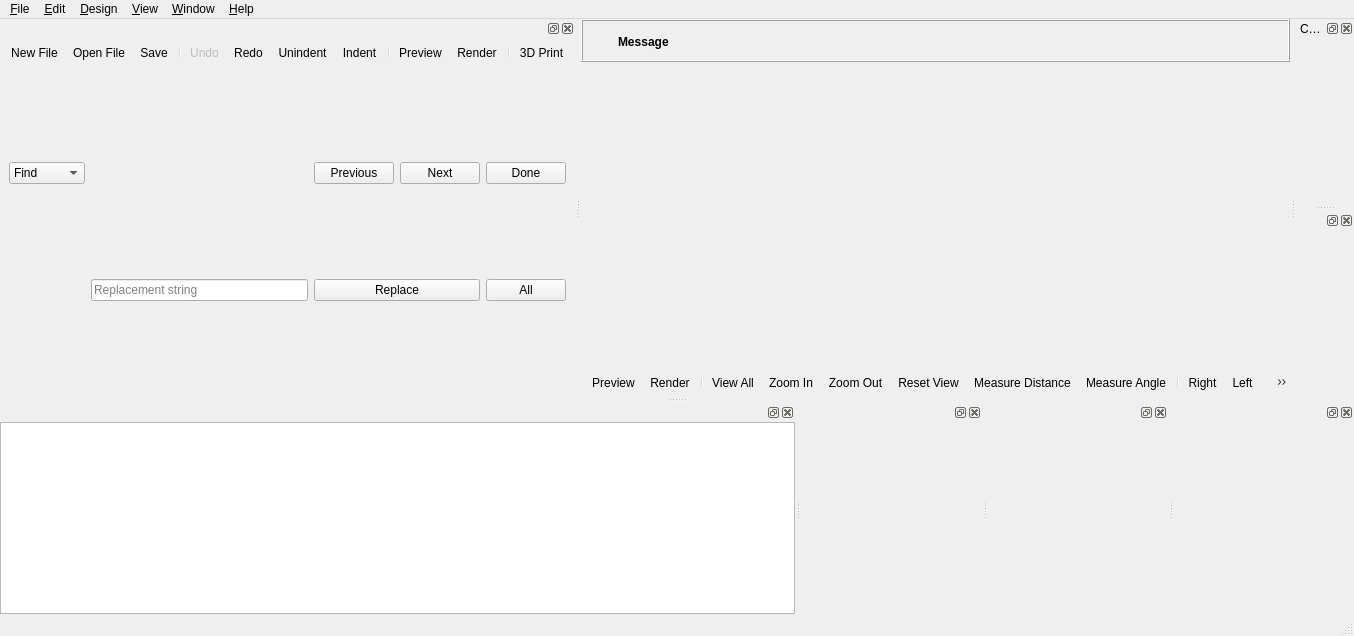
<?xml version="1.0" encoding="UTF-8"?>
<ui version="4.0">
 <class>MainWindow</class>
 <widget class="QMainWindow" name="MainWindow">
  <property name="geometry">
   <rect>
    <x>0</x>
    <y>0</y>
    <width>1354</width>
    <height>636</height>
   </rect>
  </property>
  <widget class="QWidget" name="centralwidget">
   <layout class="QVBoxLayout" name="verticalLayout_2">
    <property name="spacing">
     <number>0</number>
    </property>
    <property name="leftMargin">
     <number>0</number>
    </property>
    <property name="topMargin">
     <number>0</number>
    </property>
    <property name="rightMargin">
     <number>0</number>
    </property>
    <property name="bottomMargin">
     <number>0</number>
    </property>
    <item>
     <widget class="QWidget" name="mainWidget" native="true">
      <property name="sizePolicy">
       <sizepolicy hsizetype="Expanding" vsizetype="Expanding">
        <horstretch>0</horstretch>
        <verstretch>0</verstretch>
       </sizepolicy>
      </property>
      <layout class="QVBoxLayout" name="verticalLayout_3">
       <property name="spacing">
        <number>0</number>
       </property>
       <property name="leftMargin">
        <number>0</number>
       </property>
       <property name="topMargin">
        <number>0</number>
       </property>
       <property name="rightMargin">
        <number>0</number>
       </property>
       <property name="bottomMargin">
        <number>0</number>
       </property>
       <item>
        <widget class="QFrame" name="frameCompileResult">
         <property name="frameShape">
          <enum>QFrame::Box</enum>
         </property>
         <property name="frameShadow">
          <enum>QFrame::Raised</enum>
         </property>
         <layout class="QGridLayout" name="gridLayoutCompileResult">
          <property name="leftMargin">
           <number>6</number>
          </property>
          <property name="topMargin">
           <number>6</number>
          </property>
          <property name="rightMargin">
           <number>6</number>
          </property>
          <property name="bottomMargin">
           <number>4</number>
          </property>
          <property name="horizontalSpacing">
           <number>4</number>
          </property>
          <item row="0" column="1">
           <widget class="QLabel" name="labelCompileResultMessage">
            <property name="sizePolicy">
             <sizepolicy hsizetype="Preferred" vsizetype="Preferred">
              <horstretch>1</horstretch>
              <verstretch>0</verstretch>
             </sizepolicy>
            </property>
            <property name="font">
             <font>
              <weight>75</weight>
              <bold>true</bold>
             </font>
            </property>
            <property name="text">
             <string>Message</string>
            </property>
            <property name="wordWrap">
             <bool>true</bool>
            </property>
           </widget>
          </item>
          <item row="0" column="2">
           <widget class="QToolButton" name="toolButtonCompileResultClose">
            <property name="styleSheet">
             <string notr="true"/>
            </property>
            <property name="text">
             <string/>
            </property>
            <property name="icon">
             <iconset resource="../../resources/common.qrc">
              <normaloff>:/icons/close.png</normaloff>:/icons/close.png</iconset>
            </property>
            <property name="iconSize">
             <size>
              <width>22</width>
              <height>22</height>
             </size>
            </property>
            <property name="toolButtonStyle">
             <enum>Qt::ToolButtonIconOnly</enum>
            </property>
            <property name="autoRaise">
             <bool>true</bool>
            </property>
           </widget>
          </item>
          <item row="0" column="0">
           <widget class="QToolButton" name="toolButtonCompileResultIcon">
            <property name="styleSheet">
             <string notr="true">QToolButton { border: none; }</string>
            </property>
            <property name="text">
             <string/>
            </property>
            <property name="icon">
             <iconset resource="../../resources/common.qrc">
              <normaloff>:/icons/information-icons-error.png</normaloff>:/icons/information-icons-error.png</iconset>
            </property>
            <property name="iconSize">
             <size>
              <width>22</width>
              <height>22</height>
             </size>
            </property>
            <property name="autoRaise">
             <bool>false</bool>
            </property>
           </widget>
          </item>
         </layout>
        </widget>
       </item>
       <item>
        <widget class="QGLView" name="qglview" native="true">
         <property name="sizePolicy">
          <sizepolicy hsizetype="Expanding" vsizetype="Expanding">
           <horstretch>0</horstretch>
           <verstretch>0</verstretch>
          </sizepolicy>
         </property>
         <property name="minimumSize">
          <size>
           <width>200</width>
           <height>100</height>
          </size>
         </property>
         <property name="focusPolicy">
           <enum>Qt::ClickFocus</enum>
         </property>
        </widget>
       </item>
       <item>
        <widget class="QToolBar" name="viewerToolBar">
         <addaction name="designActionPreview"/>
         <addaction name="designActionRender"/>
         <addaction name="separator"/>
         <addaction name="viewActionViewAll"/>
         <addaction name="viewActionZoomIn"/>
         <addaction name="viewActionZoomOut"/>
         <addaction name="viewActionResetView"/>
         <addaction name="designActionMeasureDist"/>
         <addaction name="designActionMeasureAngle"/>
         <addaction name="separator"/>
         <addaction name="viewActionRight"/>
         <addaction name="viewActionLeft"/>
         <addaction name="viewActionBack"/>
         <addaction name="viewActionFront"/>
         <addaction name="viewActionTop"/>
         <addaction name="viewActionBottom"/>
         <addaction name="separator"/>
         <addaction name="viewActionPerspective"/>
         <addaction name="viewActionOrthogonal"/>
         <addaction name="separator"/>
         <addaction name="viewActionShowAxes"/>
         <addaction name="viewActionShowScaleProportional"/>
         <addaction name="viewActionShowEdges"/>
        </widget>
       </item>
      </layout>
      <zorder>qglview</zorder>
      <zorder>viewerToolBar</zorder>
      <zorder>frameCompileResult</zorder>
     </widget>
    </item>
   </layout>
  </widget>
  <widget class="QMenuBar" name="menubar">
   <property name="geometry">
    <rect>
     <x>0</x>
     <y>0</y>
     <width>1354</width>
     <height>24</height>
    </rect>
   </property>
   <widget class="QMenu" name="menu_File">
    <property name="title">
     <string>&amp;File</string>
    </property>
    <widget class="QMenu" name="menuOpenRecent">
     <property name="title">
      <string>Recen&amp;t Files</string>
     </property>
    </widget>
    <widget class="QMenu" name="menuExamples">
     <property name="title">
      <string>&amp;Examples</string>
     </property>
    </widget>
    <widget class="QMenu" name="menuExport">
     <property name="title">
      <string>E&amp;xport</string>
     </property>
     <addaction name="fileActionExportAsciiSTL"/>
     <addaction name="fileActionExportBinarySTL"/>
     <addaction name="fileActionExportOBJ"/>
     <addaction name="fileActionExportPOV"/>
     <addaction name="fileActionExportOFF"/>
     <addaction name="fileActionExportWRL"/>
     <addaction name="fileActionExportAMF"/>
     <addaction name="fileActionExport3MF"/>
     <addaction name="fileActionExportDXF"/>
     <addaction name="fileActionExportSVG"/>
     <addaction name="fileActionExportCSG"/>
     <addaction name="fileActionExportPDF"/>
     <addaction name="separator"/>
     <addaction name="fileActionExportImage"/>
    </widget>
    <widget class="QMenu" name="menuPython">
     <property name="title">
      <string>Python</string>
     </property>
     <addaction name="fileActionPythonRevoke"/>
     <addaction name="separator"/>
     <addaction name="fileActionPythonSelectVenv"/>
     <addaction name="fileActionPythonCreateVenv"/>
    </widget>
    <addaction name="fileActionNew"/>
    <addaction name="fileActionOpen"/>
    <addaction name="menuOpenRecent"/>
    <addaction name="menuExamples"/>
    <addaction name="fileActionReload"/>
    <addaction name="separator"/>
    <addaction name="fileActionNewWindow"/>
    <addaction name="fileActionOpenWindow"/>
    <addaction name="fileActionClose"/>
    <addaction name="separator"/>
    <addaction name="fileActionSave"/>
    <addaction name="fileActionSaveAs"/>
    <addaction name="fileActionSaveACopy"/>
    <addaction name="fileActionSaveAll"/>
    <addaction name="separator"/>
    <addaction name="menuExport"/>
    <addaction name="separator"/>
    <addaction name="menuPython"/>
    <addaction name="separator"/>
    <addaction name="fileShowLibraryFolder"/>
    <addaction name="separator"/>
    <addaction name="fileActionQuit"/>
   </widget>
   <widget class="QMenu" name="menu_Edit">
    <property name="title">
     <string>&amp;Edit</string>
    </property>
    <addaction name="editActionUndo"/>
    <addaction name="editActionRedo"/>
    <addaction name="separator"/>
    <addaction name="editActionCut"/>
    <addaction name="editActionCopy"/>
    <addaction name="editActionPaste"/>
    <addaction name="separator"/>
    <addaction name="editActionIndent"/>
    <addaction name="editActionUnindent"/>
    <addaction name="editActionComment"/>
    <addaction name="editActionUncomment"/>
    <addaction name="editActionConvertTabsToSpaces"/>
    <addaction name="editActionToggleBookmark"/>
    <addaction name="editActionNextBookmark"/>
    <addaction name="editActionPrevBookmark"/>
    <addaction name="separator"/>
    <addaction name="editActionNextTab"/>
    <addaction name="editActionPrevTab"/>
    <addaction name="separator"/>
    <addaction name="editActionCopyViewport"/>
    <addaction name="editActionCopyVPT"/>
    <addaction name="editActionCopyVPR"/>
    <addaction name="editActionCopyVPD"/>
    <addaction name="editActionCopyVPF"/>
    <addaction name="separator"/>
    <addaction name="editActionFind"/>
    <addaction name="editActionFindAndReplace"/>
    <addaction name="editActionFindNext"/>
    <addaction name="editActionFindPrevious"/>
    <addaction name="editActionUseSelectionForFind"/>
    <addaction name="separator"/>
    <addaction name="editActionJumpToNextError"/>
    <addaction name="separator"/>
    <addaction name="editActionZoomTextIn"/>
    <addaction name="editActionZoomTextOut"/>
    <addaction name="editActionPreferences"/>
   </widget>
   <widget class="QMenu" name="menu_Design">
    <property name="title">
     <string>&amp;Design</string>
    </property>
    <addaction name="designActionAutoReload"/>
    <addaction name="designActionReloadAndPreview"/>
    <addaction name="designActionPreview"/>
    <addaction name="designActionRender"/>
    <addaction name="designAction3DPrint"/>
    <addaction name="designActionMeasureDist"/>
    <addaction name="designActionMeasureAngle"/>
    <addaction name="separator"/>
    <addaction name="designCheckValidity"/>
    <addaction name="designActionDisplayAST"/>
    <addaction name="designActionDisplayCSGTree"/>
    <addaction name="designActionDisplayCSGProducts"/>
    <addaction name="separator"/>
    <addaction name="designActionFlushCaches"/>
   </widget>
   <widget class="QMenu" name="menu_View">
    <property name="title">
     <string>&amp;View</string>
    </property>
    <addaction name="viewActionPreview"/>
    <addaction name="viewActionThrownTogether"/>
    <addaction name="separator"/>
    <addaction name="viewActionShowEdges"/>
    <addaction name="viewActionShowAxes"/>
    <addaction name="viewActionShowScaleProportional"/>
    <addaction name="viewActionShowCrosshairs"/>
    <addaction name="separator"/>
    <addaction name="viewActionTop"/>
    <addaction name="viewActionBottom"/>
    <addaction name="viewActionLeft"/>
    <addaction name="viewActionRight"/>
    <addaction name="viewActionFront"/>
    <addaction name="viewActionBack"/>
    <addaction name="viewActionDiagonal"/>
    <addaction name="viewActionCenter"/>
    <addaction name="viewActionViewAll"/>
    <addaction name="viewActionResetView"/>
    <addaction name="separator"/>
    <addaction name="viewActionZoomIn"/>
    <addaction name="viewActionZoomOut"/>
    <addaction name="separator"/>
    <addaction name="viewActionPerspective"/>
    <addaction name="viewActionOrthogonal"/>
    <addaction name="separator"/>
    <addaction name="viewActionHideEditorToolBar"/>
    <addaction name="viewActionHide3DViewToolBar"/>
   </widget>
   <widget class="QMenu" name="menuHelp">
    <property name="title">
     <string>&amp;Help</string>
    </property>
    <addaction name="helpActionAbout"/>
    <addaction name="helpActionHomepage"/>
    <addaction name="helpActionManual"/>
    <addaction name="helpActionOfflineManual"/>
    <addaction name="helpActionCheatSheet"/>
    <addaction name="helpActionOfflineCheatSheet"/>
    <addaction name="helpActionLibraryInfo"/>
    <addaction name="helpActionFontInfo"/>
   </widget>
   <widget class="QMenu" name="menuWindow">
    <property name="title">
     <string>&amp;Window</string>
    </property>
    <addaction name="separator"/>
    <addaction name="windowActionNextWindow"/>
    <addaction name="windowActionPreviousWindow"/>
    <addaction name="separator"/>
    <addaction name="windowActionJumpTo"/>
   </widget>
   <addaction name="menu_File"/>
   <addaction name="menu_Edit"/>
   <addaction name="menu_Design"/>
   <addaction name="menu_View"/>
   <addaction name="menuWindow"/>
   <addaction name="menuHelp"/>
  </widget>
  <widget class="QStatusBar" name="statusbar">
   <property name="maximumSize">
    <size>
     <width>16777215</width>
     <height>23</height>
    </size>
   </property>
  </widget>
  <widget class="Dock" name="editorDock">
   <attribute name="dockWidgetArea">
    <number>1</number>
   </attribute>
   <widget class="QWidget" name="editorDockContents">
    <layout class="QVBoxLayout" name="verticalLayout">
     <property name="spacing">
      <number>0</number>
     </property>
     <property name="leftMargin">
      <number>0</number>
     </property>
     <property name="topMargin">
      <number>0</number>
     </property>
     <property name="rightMargin">
      <number>0</number>
     </property>
     <property name="bottomMargin">
      <number>0</number>
     </property>
     <item>
      <widget class="QToolBar" name="editortoolbar">
       <addaction name="fileActionNew"/>
       <addaction name="fileActionOpen"/>
       <addaction name="fileActionSave"/>
       <addaction name="separator"/>
       <addaction name="editActionUndo"/>
       <addaction name="editActionRedo"/>
       <addaction name="editActionUnindent"/>
       <addaction name="editActionIndent"/>
       <addaction name="separator"/>
       <addaction name="designActionPreview"/>
       <addaction name="designActionRender"/>
       <addaction name="separator"/>
       <addaction name="designAction3DPrint"/>
      </widget>
     </item>
     <item>
      <widget class="QFrame" name="find_panel">
       <property name="enabled">
        <bool>true</bool>
       </property>
       <property name="sizePolicy">
        <sizepolicy hsizetype="Preferred" vsizetype="Minimum">
         <horstretch>0</horstretch>
         <verstretch>0</verstretch>
        </sizepolicy>
       </property>
       <property name="frameShape">
        <enum>QFrame::NoFrame</enum>
       </property>
       <property name="frameShadow">
        <enum>QFrame::Raised</enum>
       </property>
       <property name="lineWidth">
        <number>0</number>
       </property>
       <layout class="QGridLayout" name="gridLayout">
        <property name="topMargin">
         <number>0</number>
        </property>
        <property name="bottomMargin">
         <number>0</number>
        </property>
        <property name="verticalSpacing">
         <number>0</number>
        </property>
        <item row="0" column="0">
         <widget class="QComboBox" name="findTypeComboBox">
          <item>
           <property name="text">
            <string>Find</string>
           </property>
          </item>
          <item>
           <property name="text">
            <string>Replace</string>
           </property>
          </item>
         </widget>
        </item>
        <item row="0" column="1">
         <widget class="QWordSearchField" name="findInputField">
          <property name="placeholderText" stdset="0">
           <string>Search string</string>
          </property>
         </widget>
        </item>
        <item row="0" column="2">
         <widget class="QPushButton" name="findPrevButton">
          <property name="text">
           <string>Previous</string>
          </property>
         </widget>
        </item>
        <item row="0" column="3">
         <widget class="QPushButton" name="findNextButton">
          <property name="text">
           <string>Next</string>
          </property>
         </widget>
        </item>
        <item row="0" column="4">
         <widget class="QPushButton" name="cancelButton">
          <property name="text">
           <string>Done</string>
          </property>
         </widget>
        </item>
        <item row="1" column="1">
         <widget class="QLineEdit" name="replaceInputField">
          <property name="placeholderText">
           <string>Replacement string</string>
          </property>
         </widget>
        </item>
        <item row="1" column="2" colspan="2">
         <widget class="QPushButton" name="replaceButton">
          <property name="text">
           <string>Replace</string>
          </property>
         </widget>
        </item>
        <item row="1" column="4">
         <widget class="QPushButton" name="replaceAllButton">
          <property name="text">
           <string>All</string>
          </property>
         </widget>
        </item>
       </layout>
      </widget>
     </item>
    </layout>
   </widget>
   <addaction name="editActionRedo_2"/>
  </widget>
  <widget class="Dock" name="consoleDock">
   <attribute name="dockWidgetArea">
    <number>8</number>
   </attribute>
   <widget class="QWidget" name="consoleDockContents">
    <property name="focusPolicy">
     <enum>Qt::NoFocus</enum>
    </property>
    <layout class="QVBoxLayout" name="verticalLayout_5">
     <property name="leftMargin">
      <number>0</number>
     </property>
     <property name="topMargin">
      <number>0</number>
     </property>
     <property name="rightMargin">
      <number>0</number>
     </property>
     <property name="bottomMargin">
      <number>0</number>
     </property>
     <item>
      <widget class="Console" name="console">
       <property name="minimumSize">
        <size>
         <width>10</width>
         <height>10</height>
        </size>
       </property>
       <property name="focusPolicy">
        <enum>Qt::StrongFocus</enum>
       </property>
       <property name="readOnly">
        <bool>true</bool>
       </property>
      </widget>
     </item>
    </layout>
   </widget>
  </widget>
  <widget class="Dock" name="parameterDock">
   <property name="windowTitle">
    <string>Customizer Widget</string>
   </property>
   <attribute name="dockWidgetArea">
    <number>2</number>
   </attribute>
  </widget>
  <widget class="Dock" name="animateDock">
   <attribute name="dockWidgetArea">
    <number>8</number>
   </attribute>
   <widget class="QWidget" name="animateDockContents">
    <property name="focusPolicy">
     <enum>Qt::StrongFocus</enum>
    </property>
    <layout class="QVBoxLayout" name="verticalLayout_Animate">
     <property name="leftMargin">
      <number>0</number>
     </property>
     <property name="topMargin">
      <number>0</number>
     </property>
     <property name="rightMargin">
      <number>0</number>
     </property>
     <property name="bottomMargin">
      <number>0</number>
     </property>
     <item>
      <widget class="Animate" name="animateWidget" native="true"/>
     </item>
    </layout>
   </widget>
  </widget>
  <widget class="Dock" name="viewportControlDock">
   <attribute name="dockWidgetArea">
    <number>2</number>
   </attribute>
   <widget class="QWidget" name="viewportControlDockContents">
    <property name="focusPolicy">
     <enum>Qt::StrongFocus</enum>
    </property>
    <layout class="QVBoxLayout" name="verticalLayout_ViewportControl">
     <property name="leftMargin">
      <number>0</number>
     </property>
     <property name="topMargin">
      <number>0</number>
     </property>
     <property name="rightMargin">
      <number>0</number>
     </property>
     <property name="bottomMargin">
      <number>0</number>
     </property>
     <item>
      <widget class="ViewportControl" name="viewportControlWidget" native="true"/>
     </item>
    </layout>
   </widget>
  </widget>
  <widget class="Dock" name="errorLogDock">
   <attribute name="dockWidgetArea">
    <number>8</number>
   </attribute>
   <widget class="QWidget" name="errorLogDockContents">
    <property name="focusPolicy">
     <enum>Qt::StrongFocus</enum>
    </property>
    <layout class="QVBoxLayout" name="verticalLayout_6">
     <property name="leftMargin">
      <number>0</number>
     </property>
     <property name="topMargin">
      <number>0</number>
     </property>
     <property name="rightMargin">
      <number>0</number>
     </property>
     <property name="bottomMargin">
      <number>0</number>
     </property>
     <item>
      <widget class="ErrorLog" name="errorLogWidget" native="true">
       <property name="minimumSize">
        <size>
         <width>10</width>
         <height>10</height>
        </size>
       </property>
      </widget>
     </item>
    </layout>
   </widget>
  </widget>
  <widget class="Dock" name="fontListDock">
   <attribute name="dockWidgetArea">
    <number>8</number>
   </attribute>
   <widget class="QWidget" name="fontListDockContents">
    <layout class="QVBoxLayout" name="verticalLayout_4">
     <item>
      <widget class="FontList" name="fontListWidget" native="true"/>
     </item>
    </layout>
   </widget>
  </widget>
  <action name="fileActionNew">
   <property name="icon">
    <iconset theme="chokusen-new">
     <normaloff>.</normaloff>.</iconset>
   </property>
   <property name="text">
    <string>&amp;New File</string>
   </property>
   <property name="shortcut">
    <string>Ctrl+N</string>
   </property>
  </action>
  <action name="fileActionNewWindow">
   <property name="text">
    <string>New Window</string>
   </property>
  </action>
  <action name="fileActionOpen">
   <property name="icon">
    <iconset theme="chokusen-open">
     <normaloff>.</normaloff>.</iconset>
   </property>
   <property name="text">
    <string>&amp;Open File</string>
   </property>
   <property name="shortcut">
    <string>Ctrl+O</string>
   </property>
  </action>
  <action name="fileActionOpenWindow">
   <property name="text">
    <string>Open in New Window</string>
   </property>
  </action>
  <action name="fileActionSave">
   <property name="icon">
    <iconset theme="chokusen-save">
     <normaloff>.</normaloff>.</iconset>
   </property>
   <property name="text">
    <string>&amp;Save</string>
   </property>
   <property name="shortcut">
    <string>Ctrl+S</string>
   </property>
  </action>
  <action name="fileActionSaveAs">
   <property name="text">
    <string>Save &amp;As...</string>
   </property>
   <property name="shortcut">
    <string>Ctrl+Shift+S</string>
   </property>
  </action>
  <action name="fileActionSaveACopy">
   <property name="text">
    <string>Save a Copy</string>
   </property>
  </action>
  <action name="fileActionSaveAll">
   <property name="text">
    <string>Save All</string>
   </property>
  </action>
  <action name="fileActionReload">
   <property name="text">
    <string>&amp;Reload</string>
   </property>
   <property name="shortcut">
    <string>Ctrl+R</string>
   </property>
  </action>
  <action name="fileActionQuit">
   <property name="text">
    <string>&amp;Quit</string>
   </property>
   <property name="shortcut">
    <string>Ctrl+Q</string>
   </property>
   <property name="menuRole">
    <enum>QAction::QuitRole</enum>
   </property>
  </action>
  <action name="editActionUndo">
   <property name="enabled">
    <bool>false</bool>
   </property>
   <property name="icon">
    <iconset theme="chokusen-undo">
     <normaloff>.</normaloff>.</iconset>
   </property>
   <property name="text">
    <string>&amp;Undo</string>
   </property>
   <property name="shortcut">
    <string>Ctrl+Z</string>
   </property>
   <property name="shortcutContext">
    <enum>Qt::WidgetWithChildrenShortcut</enum>
   </property>
  </action>
  <action name="editActionRedo">
   <property name="icon">
    <iconset theme="chokusen-redo">
     <normaloff>.</normaloff>.</iconset>
   </property>
   <property name="text">
    <string>&amp;Redo</string>
   </property>
   <property name="shortcut">
    <string>Ctrl+Shift+Z</string>
   </property>
   <property name="shortcutContext">
    <enum>Qt::WidgetWithChildrenShortcut</enum>
   </property>
  </action>
  <action name="editActionRedo_2">
   <property name="shortcut">
    <string>Ctrl+Y</string>
   </property>
   <property name="shortcutContext">
    <enum>Qt::WidgetWithChildrenShortcut</enum>
   </property>
  </action>
  <action name="editActionCut">
   <property name="text">
    <string>Cu&amp;t</string>
   </property>
   <property name="shortcut">
    <string>Ctrl+X</string>
   </property>
   <property name="shortcutContext">
    <enum>Qt::WidgetWithChildrenShortcut</enum>
   </property>
  </action>
  <action name="editActionCopy">
   <property name="text">
    <string>&amp;Copy</string>
   </property>
   <property name="shortcut">
    <string>Ctrl+C</string>
   </property>
   <property name="shortcutContext">
    <enum>Qt::WidgetWithChildrenShortcut</enum>
   </property>
  </action>
  <action name="editActionPaste">
   <property name="text">
    <string>&amp;Paste</string>
   </property>
   <property name="shortcut">
    <string>Ctrl+V</string>
   </property>
   <property name="shortcutContext">
    <enum>Qt::WidgetWithChildrenShortcut</enum>
   </property>
  </action>
  <action name="editActionIndent">
   <property name="icon">
    <iconset theme="chokusen-indent">
     <normaloff>.</normaloff>.</iconset>
   </property>
   <property name="text">
    <string>&amp;Indent</string>
   </property>
   <property name="shortcut">
    <string>Ctrl+I</string>
   </property>
  </action>
  <action name="editActionComment">
   <property name="text">
    <string>C&amp;omment</string>
   </property>
   <property name="shortcut">
    <string>Ctrl+D</string>
   </property>
  </action>
  <action name="editActionUncomment">
   <property name="text">
    <string>Unco&amp;mment</string>
   </property>
   <property name="shortcut">
    <string>Ctrl+Shift+D</string>
   </property>
  </action>
  <action name="editActionNextTab">
   <property name="text">
    <string>Show Next Tab</string>
   </property>
   <property name="shortcut">
    <string>Ctrl+Tab</string>
   </property>
  </action>
  <action name="editActionPrevTab">
   <property name="text">
    <string>Show Previous Tab</string>
   </property>
   <property name="shortcut">
    <string>Ctrl+Shift+Tab</string>
   </property>
  </action>
  <action name="editActionCopyViewport">
   <property name="text">
    <string>Copy viewport ima&amp;ge</string>
   </property>
   <property name="shortcut">
    <string>Ctrl+Shift+C</string>
   </property>
  </action>
  <action name="editActionCopyVPT">
   <property name="text">
    <string>Copy viewport transl&amp;ation</string>
   </property>
   <property name="shortcut">
    <string>Ctrl+T</string>
   </property>
  </action>
  <action name="editActionCopyVPR">
   <property name="text">
    <string>Cop&amp;y viewport rotation</string>
   </property>
  </action>
  <action name="editActionCopyVPD">
   <property name="text">
    <string>Copy vie&amp;wport distance</string>
   </property>
  </action>
  <action name="editActionCopyVPF">
   <property name="text">
    <string>Copy vie&amp;wport fov</string>
   </property>
  </action>
  <action name="editActionZoomTextIn">
   <property name="icon">
    <iconset theme="chokusen-zoom-text-in">
     <normaloff>.</normaloff>.</iconset>
   </property>
   <property name="text">
    <string>Increase Font &amp;Size</string>
   </property>
   <property name="shortcut">
    <string>Ctrl++</string>
   </property>
  </action>
  <action name="editActionZoomTextOut">
   <property name="icon">
    <iconset theme="chokusen-zoom-text-out">
     <normaloff>.</normaloff>.</iconset>
   </property>
   <property name="text">
    <string>Decrease Font Si&amp;ze</string>
   </property>
   <property name="shortcut">
    <string>Ctrl+-</string>
   </property>
  </action>
  <action name="designActionReloadAndPreview">
   <property name="text">
    <string>&amp;Reload and Preview</string>
   </property>
   <property name="shortcut">
    <string>F4</string>
   </property>
  </action>
  <action name="designActionPreview">
   <property name="icon">
    <iconset theme="chokusen-preview">
     <normaloff>.</normaloff>.</iconset>
   </property>
   <property name="text">
    <string>&amp;Preview</string>
   </property>
   <property name="shortcut">
    <string>F5</string>
   </property>
  </action>
  <action name="designActionRender">
   <property name="icon">
    <iconset theme="chokusen-render">
     <normaloff>.</normaloff>.</iconset>
   </property>
   <property name="text">
    <string>R&amp;ender</string>
   </property>
   <property name="shortcut">
    <string>F6</string>
   </property>
  </action>
  <action name="designAction3DPrint">
   <property name="icon">
    <iconset theme="chokusen-send">
     <normaloff>.</normaloff>.</iconset>
   </property>
   <property name="text">
    <string>&amp;3D Print</string>
   </property>
   <property name="shortcut">
    <string>F8</string>
   </property>
  </action>
  <action name="designActionMeasureDist">
   <property name="icon">
    <iconset theme="chokusen-measure-distance">
     <normaloff>.</normaloff>.</iconset>
   </property>
   <property name="text">
    <string>Measure &amp;Distance</string>
   </property>
   <property name="shortcut">
    <string>D</string>
   </property>
  </action>
  <action name="designActionMeasureAngle">
   <property name="icon">
    <iconset theme="chokusen-measure-angle">
     <normaloff>.</normaloff>.</iconset>
   </property>
   <property name="text">
    <string>Measure &amp;Angle</string>
   </property>
   <property name="shortcut">
    <string>A</string>
   </property>
  </action>
  <action name="designCheckValidity">
   <property name="text">
    <string>&amp;Check Validity</string>
   </property>
  </action>
  <action name="designActionDisplayAST">
   <property name="text">
    <string>Display A&amp;ST...</string>
   </property>
  </action>
  <action name="designActionDisplayCSGTree">
   <property name="text">
    <string>Display CSG &amp;Tree...</string>
   </property>
  </action>
  <action name="designActionDisplayCSGProducts">
   <property name="text">
    <string>Display CSG Pr&amp;oducts...</string>
   </property>
  </action>
  <action name="fileActionExportBinarySTL">
   <property name="icon">
    <iconset theme="chokusen-export-stl">
     <normaloff>.</normaloff>.</iconset>
   </property>
   <property name="text">
    <string>Export as &amp;STL (binary)...</string>
   </property>
   <property name="shortcut">
    <string>F7</string>
   </property>
  </action>
  <action name="fileActionExportAsciiSTL">
   <property name="icon">
    <iconset theme="chokusen-export-stl">
     <normaloff>.</normaloff>.</iconset>
   </property>
   <property name="text">
    <string>Export as &amp;STL (ascii)...</string>
   </property>
  </action>
  <action name="fileActionExportOBJ">
   <property name="icon">
    <iconset theme="chokusen-export-obj">
     <normaloff>.</normaloff>.</iconset>
   </property>
   <property name="text">
    <string>Export as &amp;OBJ...</string>
   </property>
  </action>
  <action name="fileActionExportPOV">
   <property name="icon">
    <iconset theme="chokusen-export-pov">
     <normaloff>.</normaloff>.</iconset>
   </property>
   <property name="text">
    <string>Export as &amp;POV...</string>
   </property>
  </action>
  <action name="fileActionExportOFF">
   <property name="icon">
    <iconset theme="chokusen-export-off">
     <normaloff>.</normaloff>.</iconset>
   </property>
   <property name="text">
    <string>Export as &amp;OFF...</string>
   </property>
  </action>
  <action name="fileActionExportWRL">
   <property name="icon">
    <iconset theme="chokusen-export-wrl">
     <normaloff>.</normaloff>.</iconset>
   </property>
   <property name="text">
    <string>Export as &amp;WRL...</string>
   </property>
  </action>
  <action name="viewActionPreview">
   <property name="checkable">
    <bool>true</bool>
   </property>
   <property name="icon">
    <iconset theme="chokusen-surface">
     <normaloff>.</normaloff>.</iconset>
   </property>
   <property name="text">
    <string>Preview</string>
   </property>
   <property name="shortcut">
    <string>F9</string>
   </property>
  </action>
  <action name="viewActionThrownTogether">
   <property name="checkable">
    <bool>true</bool>
   </property>
   <property name="icon">
    <iconset theme="chokusen-throwntogether">
     <normaloff>.</normaloff>.</iconset>
   </property>
   <property name="text">
    <string>Thrown Together</string>
   </property>
   <property name="shortcut">
    <string>F12</string>
   </property>
  </action>
  <action name="viewActionShowEdges">
   <property name="checkable">
    <bool>true</bool>
   </property>
   <property name="icon">
    <iconset theme="chokusen-show-edges">
     <normaloff>.</normaloff>.</iconset>
   </property>
   <property name="text">
    <string>Show Edges</string>
   </property>
   <property name="shortcut">
    <string>Ctrl+1</string>
   </property>
  </action>
  <action name="viewActionShowAxes">
   <property name="checkable">
    <bool>true</bool>
   </property>
   <property name="icon">
    <iconset theme="chokusen-axes">
     <normaloff>.</normaloff>.</iconset>
   </property>
   <property name="text">
    <string>Show Axes</string>
   </property>
   <property name="shortcut">
    <string>Ctrl+2</string>
   </property>
  </action>
  <action name="viewActionShowCrosshairs">
   <property name="checkable">
    <bool>true</bool>
   </property>
   <property name="icon">
    <iconset theme="chokusen-crosshairs">
     <normaloff>.</normaloff>.</iconset>
   </property>
   <property name="text">
    <string>Show Crosshairs</string>
   </property>
   <property name="shortcut">
    <string>Ctrl+3</string>
   </property>
  </action>
  <action name="viewActionShowScaleProportional">
   <property name="checkable">
    <bool>true</bool>
   </property>
   <property name="icon">
    <iconset theme="chokusen-scalemarkers">
     <normaloff>.</normaloff>.</iconset>
   </property>
   <property name="text">
    <string>Show Scale Markers</string>
   </property>
  </action>
  <action name="viewActionTop">
   <property name="icon">
    <iconset theme="chokusen-view-top">
     <normaloff>.</normaloff>.</iconset>
   </property>
   <property name="text">
    <string>&amp;Top</string>
   </property>
   <property name="shortcut">
    <string>Ctrl+4</string>
   </property>
  </action>
  <action name="viewActionBottom">
   <property name="icon">
    <iconset theme="chokusen-view-bottom">
     <normaloff>.</normaloff>.</iconset>
   </property>
   <property name="text">
    <string>&amp;Bottom</string>
   </property>
   <property name="shortcut">
    <string>Ctrl+5</string>
   </property>
  </action>
  <action name="viewActionLeft">
   <property name="icon">
    <iconset theme="chokusen-view-left">
     <normaloff>.</normaloff>.</iconset>
   </property>
   <property name="text">
    <string>&amp;Left</string>
   </property>
   <property name="shortcut">
    <string>Ctrl+6</string>
   </property>
  </action>
  <action name="viewActionRight">
   <property name="icon">
    <iconset theme="chokusen-view-right">
     <normaloff>.</normaloff>.</iconset>
   </property>
   <property name="text">
    <string>&amp;Right</string>
   </property>
   <property name="shortcut">
    <string>Ctrl+7</string>
   </property>
  </action>
  <action name="viewActionFront">
   <property name="icon">
    <iconset theme="chokusen-view-front">
     <normaloff>.</normaloff>.</iconset>
   </property>
   <property name="text">
    <string>&amp;Front</string>
   </property>
   <property name="shortcut">
    <string>Ctrl+8</string>
   </property>
  </action>
  <action name="viewActionBack">
   <property name="icon">
    <iconset theme="chokusen-view-back">
     <normaloff>.</normaloff>.</iconset>
   </property>
   <property name="text">
    <string>Bac&amp;k</string>
   </property>
   <property name="shortcut">
    <string>Ctrl+9</string>
   </property>
  </action>
  <action name="viewActionDiagonal">
   <property name="text">
    <string>&amp;Diagonal</string>
   </property>
   <property name="shortcut">
    <string>Ctrl+0</string>
   </property>
  </action>
  <action name="viewActionCenter">
   <property name="text">
    <string>Ce&amp;nter</string>
   </property>
   <property name="shortcut">
    <string>Ctrl+Shift+0</string>
   </property>
  </action>
  <action name="viewActionPerspective">
   <property name="checkable">
    <bool>true</bool>
   </property>
   <property name="icon">
    <iconset theme="chokusen-perspective">
     <normaloff>.</normaloff>.</iconset>
   </property>
   <property name="text">
    <string>&amp;Perspective</string>
   </property>
  </action>
  <action name="viewActionOrthogonal">
   <property name="checkable">
    <bool>true</bool>
   </property>
   <property name="icon">
    <iconset theme="chokusen-orthogonal">
     <normaloff>.</normaloff>.</iconset>
   </property>
   <property name="text">
    <string>&amp;Orthogonal</string>
   </property>
  </action>
  <action name="helpActionAbout">
   <property name="enabled">
    <bool>true</bool>
   </property>
   <property name="text">
    <string>&amp;About</string>
   </property>
   <property name="menuRole">
    <enum>QAction::AboutRole</enum>
   </property>
  </action>
  <action name="helpActionManual">
   <property name="text">
    <string>&amp;Documentation</string>
   </property>
  </action>
  <action name="helpActionOfflineManual">
   <property name="text">
    <string>&amp;Offline Documentation</string>
   </property>
  </action>
  <action name="helpActionOfflineCheatSheet">
   <property name="text">
    <string>&amp;Offline Cheat Sheet</string>
   </property>
  </action>
  <action name="fileActionClearRecent">
   <property name="text">
    <string>Clear Recent</string>
   </property>
  </action>
  <action name="fileActionExportDXF">
   <property name="icon">
    <iconset theme="chokusen-export-dxf">
     <normaloff>.</normaloff>.</iconset>
   </property>
   <property name="text">
    <string>Export as &amp;DXF...</string>
   </property>
  </action>
  <action name="fileActionPythonRevoke">
   <property name="text">
    <string>Revoke Trusted Python Files</string>
   </property>
   <property name="toolTip">
    <string>Revoke Trusted Python Files</string>
   </property>
  </action>
  <action name="fileActionClose">
   <property name="text">
    <string>&amp;Close</string>
   </property>
   <property name="shortcut">
    <string>Ctrl+W</string>
   </property>
  </action>
  <action name="editActionPreferences">
   <property name="text">
    <string>&amp;Preferences</string>
   </property>
   <property name="menuRole">
    <enum>QAction::PreferencesRole</enum>
   </property>
  </action>
  <action name="editActionFind">
   <property name="text">
    <string>&amp;Find...</string>
   </property>
   <property name="shortcut">
    <string>Ctrl+F</string>
   </property>
  </action>
  <action name="editActionFindAndReplace">
   <property name="text">
    <string>Fin&amp;d and Replace...</string>
   </property>
   <property name="shortcut">
    <string>Ctrl+Alt+F</string>
   </property>
  </action>
  <action name="editActionFindNext">
   <property name="text">
    <string>Find Ne&amp;xt</string>
   </property>
   <property name="shortcut">
    <string>Ctrl+G</string>
   </property>
  </action>
  <action name="editActionFindPrevious">
   <property name="text">
    <string>Find Pre&amp;vious</string>
   </property>
   <property name="shortcut">
    <string>Ctrl+Shift+G</string>
   </property>
  </action>
  <action name="editActionUseSelectionForFind">
   <property name="text">
    <string>Use Se&amp;lection for Find</string>
   </property>
   <property name="shortcut">
    <string>Ctrl+E</string>
   </property>
  </action>
  <action name="editActionJumpToNextError">
   <property name="text">
    <string>Jump to next error</string>
   </property>
   <property name="shortcut">
    <string>Ctrl+Alt+E</string>
   </property>
  </action>
  <action name="designActionFlushCaches">
   <property name="text">
    <string>&amp;Flush Caches</string>
   </property>
  </action>
  <action name="helpActionHomepage">
   <property name="text">
    <string>&amp;OpenSCAD Homepage</string>
   </property>
  </action>
  <action name="designActionAutoReload">
   <property name="checkable">
    <bool>true</bool>
   </property>
   <property name="text">
    <string>&amp;Automatic Reload and Preview</string>
   </property>
  </action>
  <action name="fileActionExportImage">
   <property name="icon">
    <iconset theme="chokusen-export-png">
     <normaloff>.</normaloff>.</iconset>
   </property>
   <property name="text">
    <string>Export as &amp;Image...</string>
   </property>
  </action>
  <action name="fileActionExportCSG">
   <property name="icon">
    <iconset theme="chokusen-export-csg">
     <normaloff>.</normaloff>.</iconset>
   </property>
   <property name="text">
    <string>Export as &amp;CSG...</string>
   </property>
  </action>
  <action name="helpActionLibraryInfo">
   <property name="text">
    <string>&amp;Library info</string>
   </property>
  </action>
  <action name="fileShowLibraryFolder">
   <property name="text">
    <string>Show &amp;Library Folder...</string>
   </property>
  </action>
  <action name="viewActionResetView">
   <property name="icon">
    <iconset theme="chokusen-reset-view">
     <normaloff>.</normaloff>.</iconset>
   </property>
   <property name="text">
    <string>Reset View</string>
   </property>
  </action>
  <action name="helpActionFontInfo">
   <property name="text">
    <string>&amp;Font List</string>
   </property>
  </action>
  <action name="fileActionExportSVG">
   <property name="icon">
    <iconset theme="chokusen-export-svg">
     <normaloff>.</normaloff>.</iconset>
   </property>
   <property name="text">
    <string>Export as S&amp;VG...</string>
   </property>
  </action>
  <action name="fileActionExportAMF">
   <property name="icon">
    <iconset theme="chokusen-export-amf">
     <normaloff>.</normaloff>.</iconset>
   </property>
   <property name="text">
    <string>Export as &amp;AMF...</string>
   </property>
  </action>
  <action name="fileActionExport3MF">
   <property name="icon">
    <iconset theme="chokusen-export-3mf">
     <normaloff>.</normaloff>.</iconset>
   </property>
   <property name="text">
    <string>Export as &amp;3MF...</string>
   </property>
  </action>
  <action name="viewActionZoomIn">
   <property name="icon">
    <iconset theme="chokusen-zoom-in">
     <normaloff>.</normaloff>.</iconset>
   </property>
   <property name="text">
    <string>Zoom In</string>
   </property>
   <property name="shortcut">
    <string>Ctrl+]</string>
   </property>
  </action>
  <action name="viewActionZoomOut">
   <property name="icon">
    <iconset theme="chokusen-zoom-out">
     <normaloff>.</normaloff>.</iconset>
   </property>
   <property name="text">
    <string>Zoom Out</string>
   </property>
   <property name="shortcut">
    <string>Ctrl+[</string>
   </property>
  </action>
  <action name="viewActionViewAll">
   <property name="icon">
    <iconset theme="chokusen-zoom-all">
     <normaloff>.</normaloff>.</iconset>
   </property>
   <property name="text">
    <string>View All</string>
   </property>
   <property name="shortcut">
    <string>Ctrl+Shift+V</string>
   </property>
  </action>
  <action name="editActionConvertTabsToSpaces">
   <property name="text">
    <string>Conv&amp;ert Tabs to Spaces</string>
   </property>
  </action>
  <action name="editActionToggleBookmark">
   <property name="text">
    <string>Toggle Bookmark</string>
   </property>
   <property name="shortcut">
    <string>Ctrl+F2</string>
   </property>
  </action>
  <action name="editActionNextBookmark">
   <property name="text">
    <string>Jump to next bookmark</string>
   </property>
   <property name="shortcut">
    <string>F2</string>
   </property>
  </action>
  <action name="editActionPrevBookmark">
   <property name="text">
    <string>Jump to previous bookmark</string>
   </property>
   <property name="shortcut">
    <string>Shift+F2</string>
   </property>
  </action>
  <action name="viewActionHideEditorToolBar">
   <property name="checkable">
    <bool>true</bool>
   </property>
   <property name="text">
    <string>Hide Editor toolbar</string>
   </property>
  </action>
  <action name="editActionUnindent">
   <property name="icon">
    <iconset theme="chokusen-unindent">
     <normaloff>.</normaloff>.</iconset>
   </property>
   <property name="text">
    <string>U&amp;nindent</string>
   </property>
   <property name="shortcut">
    <string>Ctrl+Shift+I</string>
   </property>
  </action>
  <action name="helpActionCheatSheet">
   <property name="text">
    <string>&amp;Cheat Sheet</string>
   </property>
  </action>
  <action name="fileActionExportPDF">
   <property name="icon">
    <iconset theme="chokusen-export-pdf">
     <normaloff>.</normaloff>.</iconset>
   </property>
   <property name="text">
    <string>Export as PDF...</string>
   </property>
  </action>
  <action name="viewActionHide3DViewToolBar">
   <property name="checkable">
    <bool>true</bool>
   </property>
   <property name="text">
    <string>Hide 3D View toolbar</string>
   </property>
  </action>
  <action name="windowActionNextWindow">
   <property name="text">
    <string>&amp;Next Window	Ctrl+K</string>
   </property>
  </action>
  <action name="windowActionPreviousWindow">
   <property name="text">
    <string>&amp;Previous Window	Ctrl+H</string>
   </property>
  </action>
  <action name="editActionInsertTemplate">
   <property name="text">
    <string>Insert Template</string>
   </property>
   <property name="shortcut">
    <string>Alt+Ins</string>
   </property>
  </action>
  <action name="editActionFoldAll">
   <property name="text">
    <string>Fold/Unfoll All</string>
   </property>
  </action>
  <action name="windowActionJumpTo">
   <property name="text">
    <string>Jump To ...</string>
   </property>
   <property name="shortcut">
    <string>Ctrl+J</string>
   </property>
  </action>
  <action name="fileActionPythonCreateVenv">
   <property name="text">
    <string>Create Virtual Environment</string>
   </property>
  </action>
  <action name="fileActionPythonSelectVenv">
   <property name="text">
    <string>Select Virtual Environment</string>
   </property>
  </action>
 </widget>
 <customwidgets>
  <customwidget>
   <class>QGLView</class>
   <extends>QWidget</extends>
   <header>gui/QGLView.h</header>
   <container>1</container>
  </customwidget>
  <customwidget>
   <class>Dock</class>
   <extends>QDockWidget</extends>
   <header>gui/Dock.h</header>
   <container>1</container>
  </customwidget>
  <customwidget>
   <class>QWordSearchField</class>
   <extends>QFrame</extends>
   <header>gui/QWordSearchField.h</header>
   <container>1</container>
  </customwidget>
  <customwidget>
   <class>Console</class>
   <extends>QPlainTextEdit</extends>
   <header>gui/Console.h</header>
  </customwidget>
  <customwidget>
   <class>ErrorLog</class>
   <extends>QWidget</extends>
   <header>gui/ErrorLog.h</header>
   <container>1</container>
  </customwidget>
  <customwidget>
   <class>Animate</class>
   <extends>QWidget</extends>
   <header>gui/Animate.h</header>
   <container>1</container>
  </customwidget>
  <customwidget>
   <class>ViewportControl</class>
   <extends>QWidget</extends>
   <header>gui/ViewportControl.h</header>
   <container>1</container>
  </customwidget>
  <customwidget>
   <class>FontList</class>
   <extends>QWidget</extends>
   <header>gui/FontList.h</header>
   <container>1</container>
  </customwidget>
 </customwidgets>
 <resources>
  <include location="../../resources/common.qrc"/>
 </resources>
 <connections/>
</ui>
